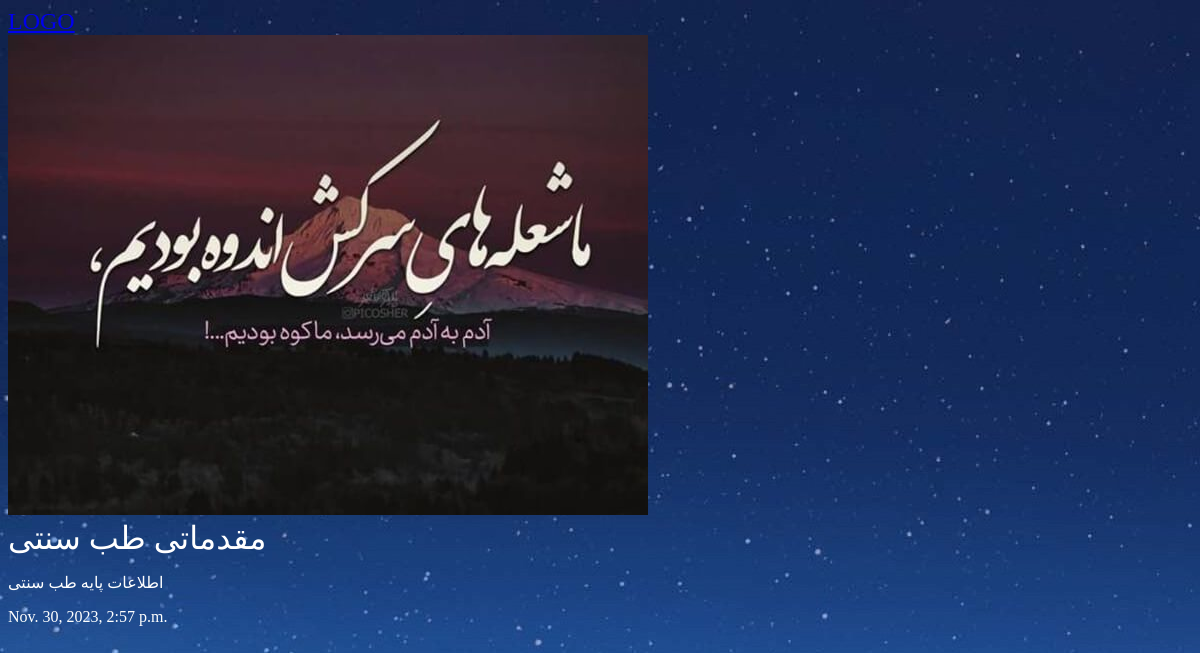
/articles/Traditional_medicine_teb, run on the app's committed database.
### articles/models.py (models this page shows, shortened)
class Article(models.Model):
    title = models.CharField(max_length = 100)
    slug = models.SlugField()
    body = models.TextField()
    date = models.DateTimeField(auto_now_add = True)
    image = models.ImageField(default='default.jpg', blank = True)

### articles/views.py (the view)
# urls.py: path('<slug>', views.article_detail, name="detail"),
def article_detail(request, slug):
    article = models.Article.objects.get(slug=slug)
    return render(request, 'articles/article_detail.html', {'article':article})

### articles/templates/articles/article_detail.html
{%extends "base.html"%}
{%block content%}
<div class='artcle.detal'>
    <div class='article'>
        {% if article.image %}
        <img src="{{article.image.url}}" alt="">
        {% endif %}
        <h1>{{article.title}}</h1>
        <p>{{article.body}}</p>
        <p>{{article.date}}</p>
    </div>
</div>
{%endblock%}

### assets/styles.css (style rules this page uses)
body { background-color: #0f121f; background-image: url(stars.jpg); background-repeat-y; no-repeat; background-attachment: fixed; color: #fff; }
body * { font-family: vazir; }
h1,h2,h3,h4,h5 { font-weight: normal; margin:0 }

### data on the page
Article: image (picture), title "مقدماتی طب سنتی", body "اطلاعات پایه طب سنتی", date "Nov. 30, 2023, 2:57 p.m."
